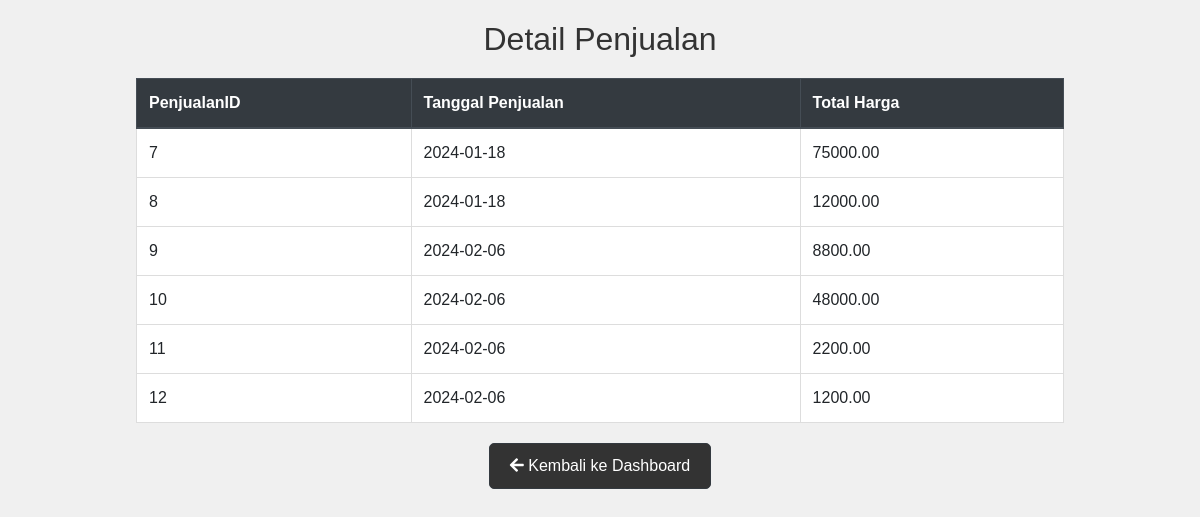
Screenshot of /kasir/detail_penjualan.php with the database file from the repository.
### tables this page shows
CREATE TABLE `penjualan` (
  `PenjualanID` int(11) NOT NULL,
  `TanggalPenjualan` date NOT NULL,
  `TotalHarga` decimal(10,2) NOT NULL,
  `PelangganID` int(11) NOT NULL
);

### kasir/detail_penjualan.php (the view, shortened to what this page needs)
<!DOCTYPE html>
<html lang="en">
<head>
    <link href="https://stackpath.bootstrapcdn.com/bootstrap/4.5.2/css/bootstrap.min.css" rel="stylesheet">
    <link rel="stylesheet" href="https://cdnjs.cloudflare.com/ajax/libs/font-awesome/5.15.4/css/all.min.css">
</head>
<body>
    <h2>Detail Penjualan</h2>
    <table class="table">
        <thead class="thead-dark">
            <tr>
                <th>PenjualanID</th>
                <th>Tanggal Penjualan</th>
                <th>Total Harga</th>
            </tr>
        </thead>
        <tbody>
            <?php
            include 'config.php';
            $sql = "SELECT * FROM penjualan";
            $result = mysqli_query($conn, $sql);
            if (mysqli_num_rows($result) > 0) {
                while ($row = mysqli_fetch_assoc($result)) {
                    echo "<tr>";
                    echo "<td>" . $row['PenjualanID'] . "</td>";
                    echo "<td>" . $row['TanggalPenjualan'] . "</td>";
                    echo "<td>" . $row['TotalHarga'] . "</td>";
                    echo "</tr>";
                }
            } else {
                echo "<tr><td colspan='4'>Tidak ada data penjualan.</td></tr>";
            }
            ?>
        </tbody>
    </table>
    <div class="button-container">
        <a href="dashboard.php" class="btn btn-dark back-button"><i class="fas fa-arrow-left"></i> Kembali ke Dashboard</a>
    </div>
</body>
</html>

### kasir/detail_penjualan.php (style rules this page uses)
body { font-family: Arial, sans-serif; margin: 0; padding: 20px; background-color: #f0f0f0; }
h2 { text-align: center; color: #333; margin-bottom: 20px; }
table { max-width: 80%; margin: 0 auto; border-collapse: collapse; background-color: #fff; }
table, th, td { border: 1px solid #ddd; }
th, td { padding: 10px; text-align: left; }
th { background-color: #4CAF50; color: white; }
.button-container { text-align: center; margin-top: 20px; }
.back-button { background-color: #333; color: white; padding: 10px 20px; text-decoration: none; border-radius: 5px; }

### rows the page displays
penjualan: PenjualanID "7", TanggalPenjualan "2024-01-18", TotalHarga "75000.00"
penjualan: PenjualanID "8", TanggalPenjualan "2024-01-18", TotalHarga "12000.00"
penjualan: PenjualanID "9", TanggalPenjualan "2024-02-06", TotalHarga "8800.00"
penjualan: PenjualanID "10", TanggalPenjualan "2024-02-06", TotalHarga "48000.00"
penjualan: PenjualanID "11", TanggalPenjualan "2024-02-06", TotalHarga "2200.00"
penjualan: PenjualanID "12", TanggalPenjualan "2024-02-06", TotalHarga "1200.00"
